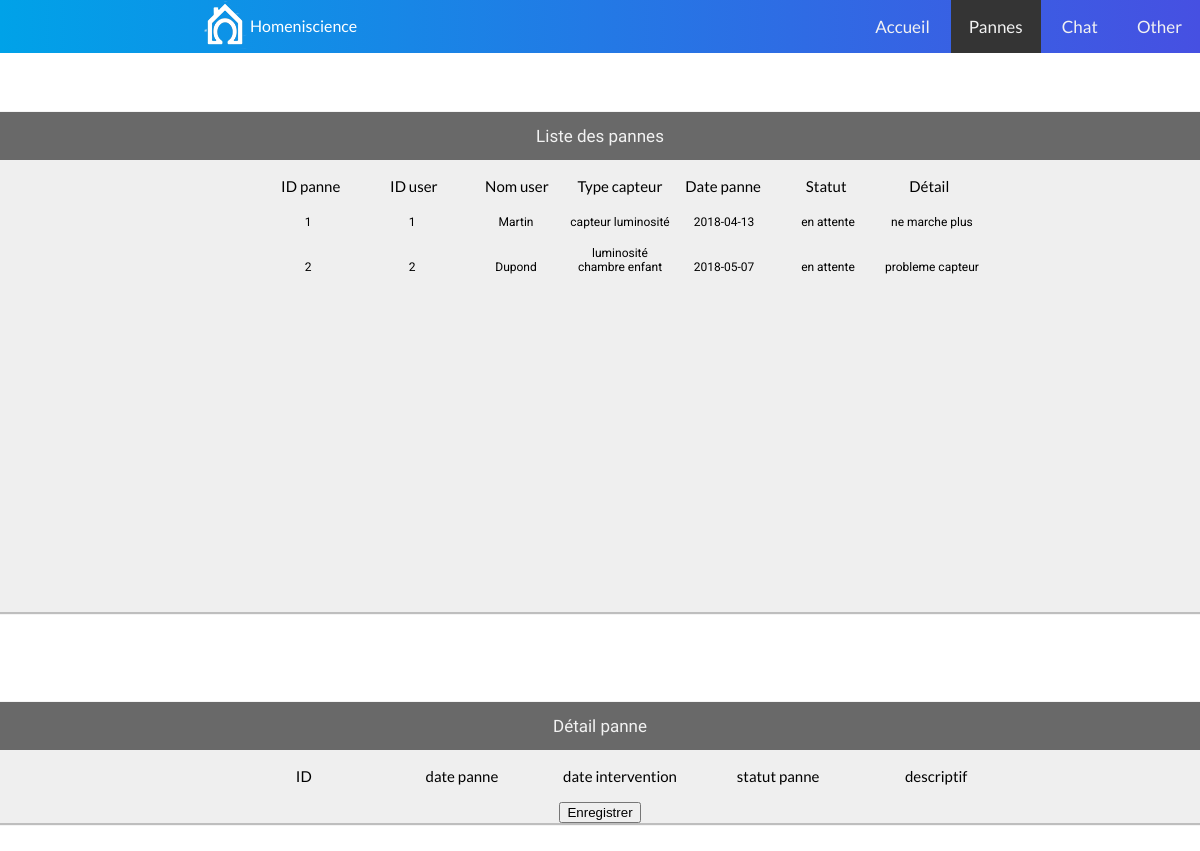
Screenshot of /support/panne/index.php with the database file from the repository.
### tables this page shows
CREATE TABLE IF NOT EXISTS `panne` (
  `ID` int(11) NOT NULL AUTO_INCREMENT,
  `ID_equipement` int(11) NOT NULL,
  `ID_type_statut` int(11) NOT NULL,
  `date_panne` date NOT NULL,
  `date_intervention` date NOT NULL,
  `descriptif_panne` varchar(8000) NOT NULL,
  PRIMARY KEY (`ID`)
);

CREATE TABLE IF NOT EXISTS `utilisateur` (
  `ID` int(11) NOT NULL AUTO_INCREMENT,
  `ID_domicile` int(11) NOT NULL,
  `email` varchar(50) NOT NULL,
  `mot_de_passe` varchar(60) NOT NULL,
  `nom` varchar(50) NOT NULL,
  `prenom` varchar(50) NOT NULL,
  `adresse` varchar(50) NOT NULL,
  `numero_fixe` varchar(50) NOT NULL,
  `numero_mobile` varchar(50) NOT NULL,
  `ID_type_utilisateur` int(11) NOT NULL,
  `ID_langue` int(11) NOT NULL,
  `image` varchar(50) NOT NULL,
  `ID_theme` int(11) NOT NULL,
  `ID_mode_paiement` int(11) NOT NULL,
  PRIMARY KEY (`ID`)
);

CREATE TABLE IF NOT EXISTS `domicile` (
  `ID` int(11) NOT NULL AUTO_INCREMENT,
  `ID_utilisateur_principal` int(11) NOT NULL,
  `nom` varchar(50) NOT NULL,
  `nombre_pieces` int(11) NOT NULL,
  `superficie` int(11) NOT NULL,
  `ID_type_habitation` int(11) NOT NULL,
  `numero_habitation` char(5) NOT NULL,
  `rue` varchar(50) NOT NULL,
  `code_postal` char(5) NOT NULL,
  `pays` varchar(50) NOT NULL,
  `ID_confidentialite` int(11) NOT NULL,
  `ID_gestionnaire` int(11) NOT NULL,
  PRIMARY KEY (`ID`)
);

CREATE TABLE IF NOT EXISTS `equipement` (
  `ID` int(11) NOT NULL AUTO_INCREMENT,
  `ID_piece` int(11) NOT NULL,
  `ID_domicile` int(11) NOT NULL,
  `nom` varchar(50) NOT NULL,
  `ID_type_equipement` int(11) NOT NULL,
  PRIMARY KEY (`ID`)
);

CREATE TABLE IF NOT EXISTS `type_statut` (
  `ID` int(11) NOT NULL AUTO_INCREMENT,
  `nom_type` varchar(50) NOT NULL,
  PRIMARY KEY (`ID`)
);

### support/panne/index.php (called while the page is built, shortened)
<?php
require('support_modele.php');
try {
  $reponse = afficherPannes();
  $detailsType = afficherTypes();
  require('support_vue.php');
}catch (Exception $e) {
  echo 'Erreur : '.$e->getMessage();
}
?>

### support/panne/support_modele.php (called while the page is built, shortened)
<?php
try {
  $bdd = new PDO('mysql:host=localhost;dbname=homeniscience;charset=utf8', 'root', '');
} catch (Exception $e) {
  die('Erreur : '.$e->getMessage());
}
function afficherPannes() {
  global $bdd;
  $reponse = $bdd->query('SELECT *,
    equipement.nom AS nom_equipement,
    utilisateur.nom AS nom_utilisateur
    FROM panne
    INNER JOIN type_statut ON panne.ID_type_statut = type_statut.ID
    INNER JOIN equipement ON panne.ID_equipement = equipement.ID
    INNER JOIN piece ON equipement.ID_piece = piece.ID
    INNER JOIN domicile ON piece.ID_domicile = domicile.ID
    INNER JOIN utilisateur on domicile.ID_utilisateur_principal = utilisateur.ID');
    return $reponse;
  }
    function afficherTypes() {
      global $bdd;
      $reponse = $bdd->query('SELECT * FROM type_statut');
      return $reponse;
    }
    ?>

### support/panne/support_vue.php (the view, shortened to what this page needs)
<!DOCTYPE html>
<html>
<head>
  <link rel="stylesheet" href="/homeniscience/page/support/panne/support.css">
</head>
<?php require('../header2.php'); ?>
<br>
<body>
  <div class="container">
    <div class="column">
      <article class="main">
        <a class="probleme">Liste des pannes</a>
        <ul class="liste">
          <li>ID panne</li>
          <li>ID user</li>
          <li>Nom user</li>
          <li>Type capteur</li>
          <li>Date panne</li>
          <li>Statut</li>
          <li>Détail</li>
        </ul>
        <?php
        while ($donnees = $reponse->fetch()) {
          echo '<a href="/homeniscience/page/support/panne/index/'.$donnees['ID'].'#detail">';
          echo '<ul class="listepanne">';
          echo '<li>'.$donnees['ID'].'</li> ';
          echo '<li>'.$donnees['ID_utilisateur_principal'].'</li> ';
          echo '<li>'.$donnees['nom_utilisateur'].'</li> ';
          echo '<li>'.$donnees['nom_equipement'].'</li> ';
          echo '<li>'.$donnees['date_panne'].'</li> ';
          echo '<li>'.$donnees['nom_type'].'</li> ';
          echo '<li>'.$donnees['descriptif_panne'].'</li> ';
          echo '</ul>';
          echo '</a>';
        }
        ?>
      </article>
    </div>
  </div>
  <div class="container">
    <div class="column">
      <article id="detail">
        <a class="probleme" href="#">Détail panne</a>
        <ul class="listeDetail">
          <li>ID</li>
          <li>date panne</li>
          <li>date intervention</li>
          <li>statut panne</li>
          <li>descriptif</li>
        </ul>
        <form class="" action="/homeniscience/page/support/panne/form_edit_pannes.php" method="post">
          <input type="submit" name="" value="Enregistrer">
        </form>
      </article>
    </div>
  </div>
</body>
</html>

### page/support/panne/support.css (style rules this page uses)
html,body { background: white; }
div.container { display: flex; flex-direction: row; background-color: white; align-content: flex-start; text-align: center; justify-content:center; width: 100%; z-index: -1; margin-bottom: 50px; }
div.column { display: flex; align-content: flex-start; flex-direction: column; background-color: white; width:100%; }
article { display: inline-block; background-color:#1111; margin: 40px 40px 00px 0px; box-shadow: 1px 1px 1px 1px #BEBEBE; width:100%; overflow:hidden; }
article.main { height:500px; }
div.container a.probleme { display:block; color: #f2f2f2; text-align: center; padding: 14px 16px; text-decoration: none; font-size: 17px; overflow: hidden; }
div.container a { text-decoration: none; color: #000; }
a.probleme { background-color: #696969; font-family: 'Comfortaa'; color:white; }
.liste { list-style-type: none; font-family: 'Lato'; }
.liste li { display: inline-block; font-size: 15px; width: 100px; }
.listepanne { list-style-type: none; font-family: 'Roboto'; }
.listepanne li { display: inline-block; font-size: 12px; width:100px; }
.listeDetail { list-style-type: none; font-family: 'Lato'; }
.listeDetail li { display: inline-block; font-size: 15px; width: 155px; }

### support/header2.php (style rules this page uses)
body { margin: 0; font-family: 'Lato', Helvetica, sans-serif; }

### rows the page displays
panne: utilisateur.ID "1", domicile.ID_utilisateur_principal "1", utilisateur.nom "Martin", ID_equipement.nom "capteur luminosité", date_panne "2018-04-13", ID_type_statut.nom_type "en attente", descriptif_panne "ne marche plus"
panne: utilisateur.ID "2", domicile.ID_utilisateur_principal "2", utilisateur.nom "Dupond", ID_equipement.nom "luminosité chambre enfant", date_panne "2018-05-07", ID_type_statut.nom_type "en attente", descriptif_panne "probleme capteur"
